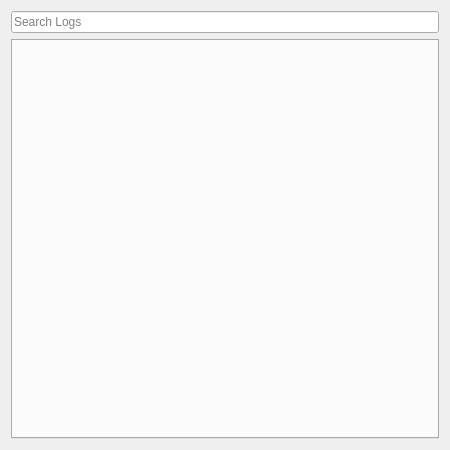
<?xml version="1.0" encoding="UTF-8"?>
<ui version="4.0">
 <class>FormRemoteLogs</class>
 <widget class="QWidget" name="FormRemoteLogs">
  <property name="geometry">
   <rect>
    <x>0</x>
    <y>0</y>
    <width>450</width>
    <height>450</height>
   </rect>
  </property>
  <property name="minimumSize">
   <size>
    <width>450</width>
    <height>450</height>
   </size>
  </property>
  <property name="windowTitle">
   <string>Remote Logs</string>
  </property>
  <layout class="QGridLayout" name="gridLayout">
   <item row="0" column="0">
    <widget class="QLineEdit" name="lineEditSearch">
     <property name="placeholderText">
      <string>Search Logs</string>
     </property>
    </widget>
   </item>
   <item row="1" column="0">
    <widget class="QTabWidget" name="tabWidgetLogs">
     <property name="currentIndex">
      <number>-1</number>
     </property>
    </widget>
   </item>
  </layout>
 </widget>
 <resources/>
 <connections/>
</ui>
